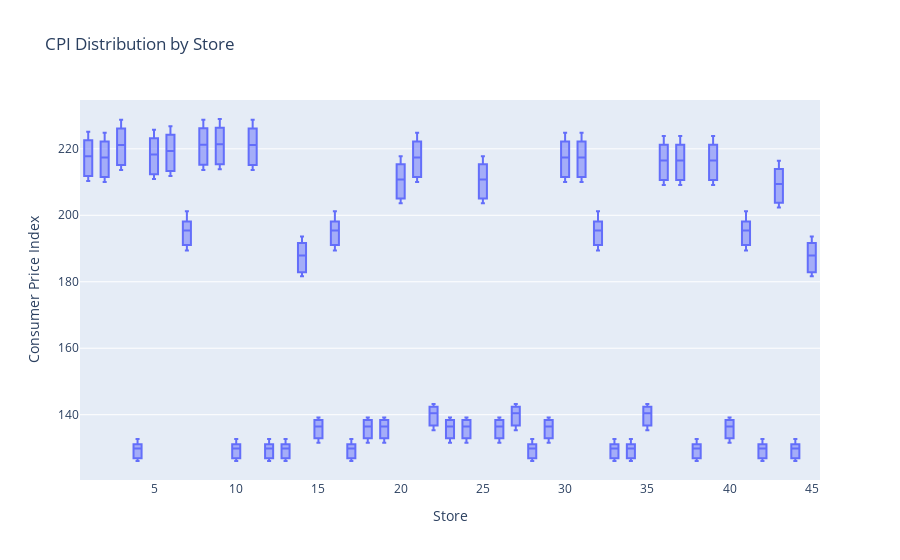

The cell this chart's notebook holds for it:
### Code cell
# Checking the distribution of CPI (Consumer Price Index) by Store
fig = px.box(
    df,
    x='Store',
    y='CPI',
    title='CPI Distribution by Store',
    labels={'Store': 'Store', 'CPI': 'Consumer Price Index'}
)
fig.show()

### Figure 1 — Plotly figure (JSON) as saved in the notebook; plotly's stock layout.template omitted (floating-point values rounded to 4 significant figures; data arrays with more than 128 entries replaced by an {"elided": "..."} marker saying what was removed)
{"data": [{"alignmentgroup": "True", "hovertemplate": "Store=%{x}<br>Consumer Price Index=%{y}<extra></extra>", "legendgroup": "", "marker": {"color": "#636efa"}, "name": "", "notched": false, "offsetgroup": "", "orientation": "v", "showlegend": false, "type": "box", "x": {"elided": "8190 int values"}, "x0": " ", "xaxis": "x", "y": {"elided": "8190 float values"}, "y0": " ", "yaxis": "y"}], "layout": {"boxmode": "group", "legend": {"tracegroupgap": 0}, "title": {"text": "CPI Distribution by Store"}, "xaxis": {"anchor": "y", "domain": [0, 1], "title": {"text": "Store"}}, "yaxis": {"anchor": "x", "domain": [0, 1], "title": {"text": "Consumer Price Index"}}}}
